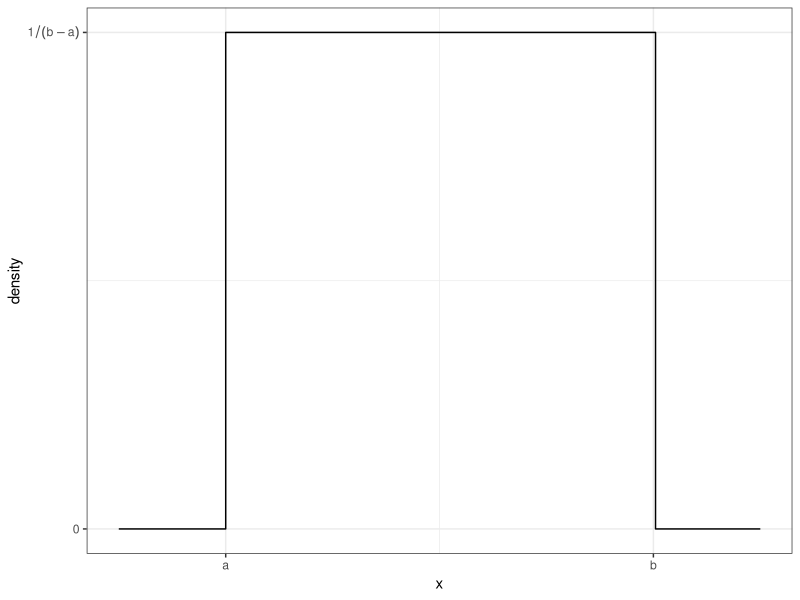
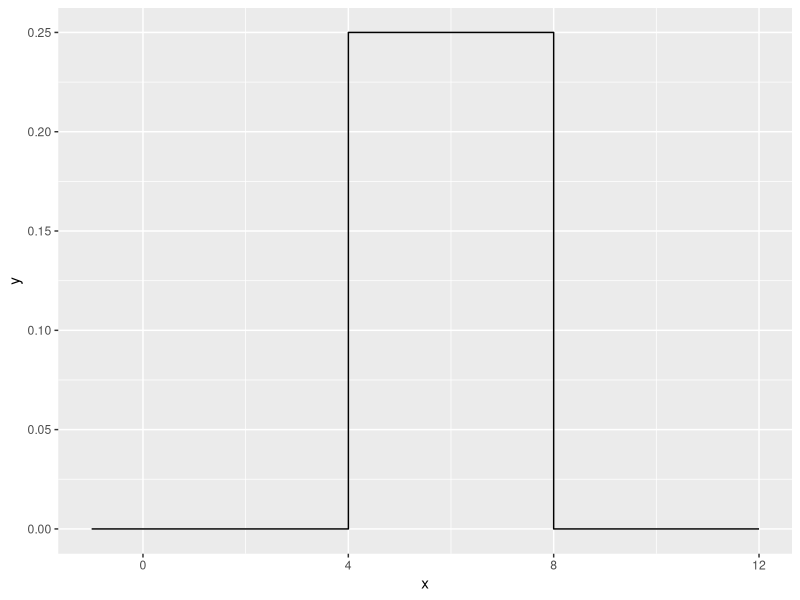
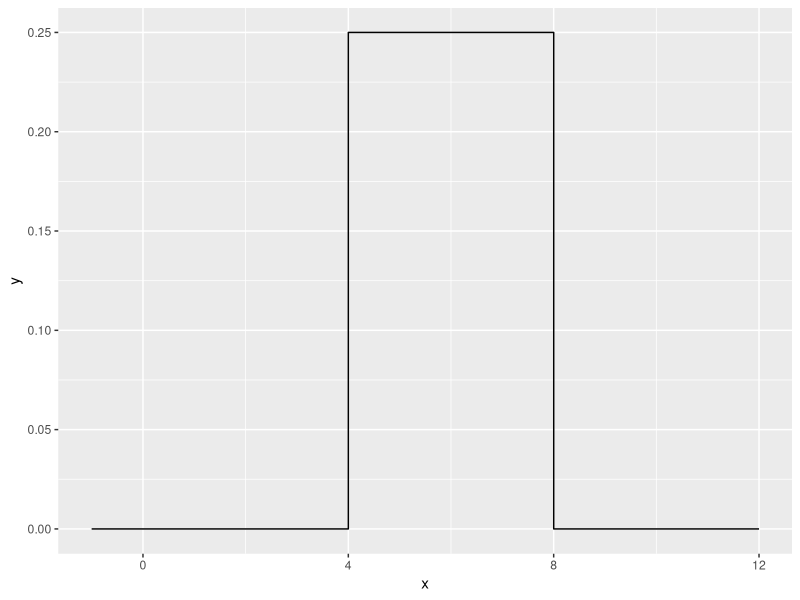
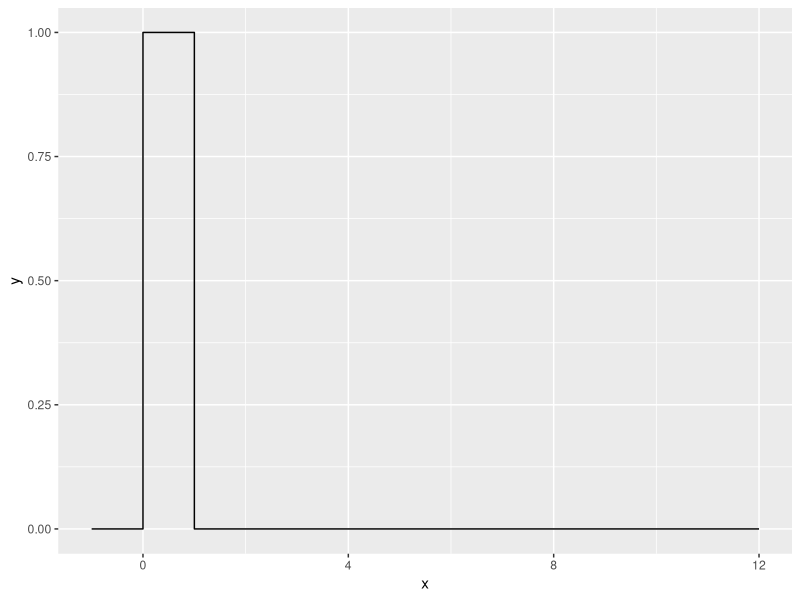
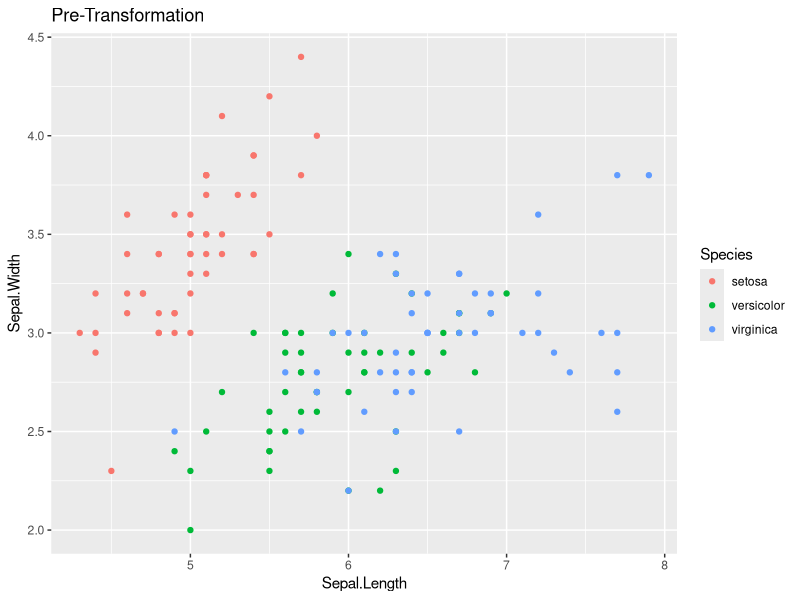
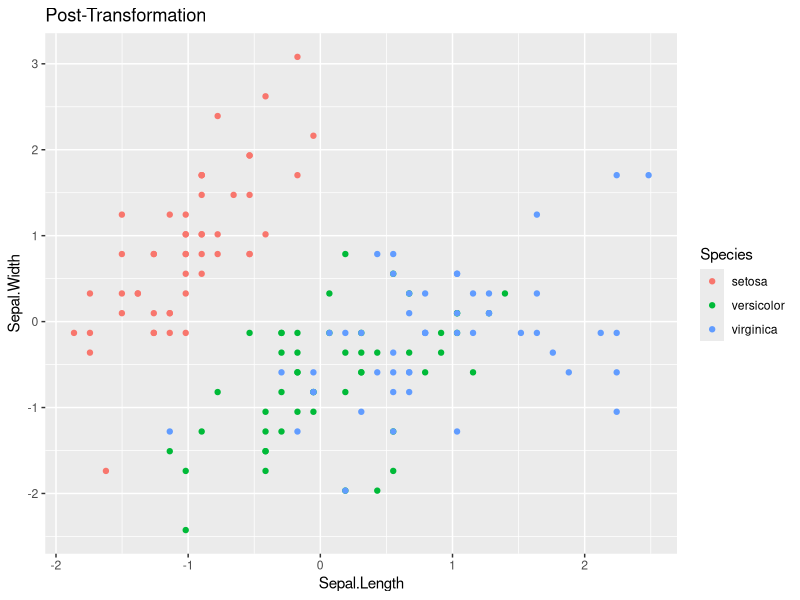
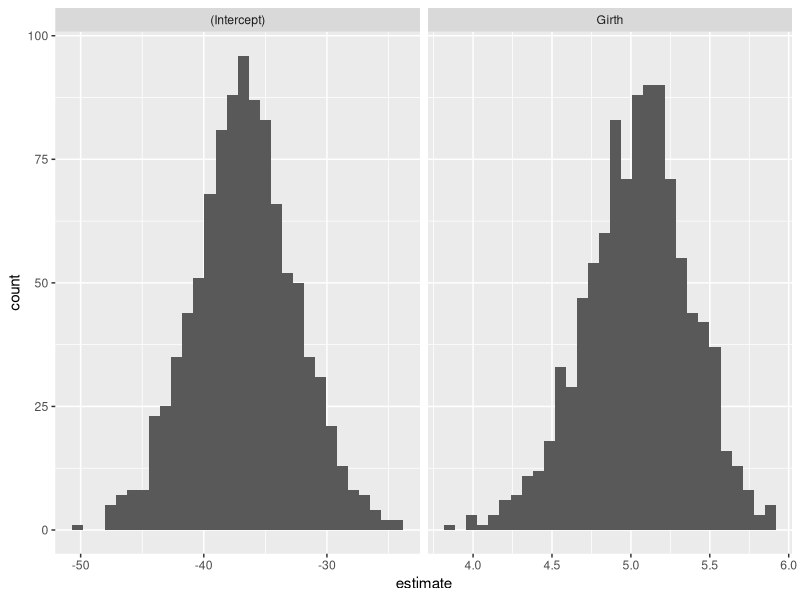

The R source for these figures, in order:
## ---- chunk 1
library(tidyverse)
library(microbenchmark)
## ---- chunk 2
library(ggplot2) 
library(dplyr) 
data <- data.frame(x = seq(-.25,1.25, length=301)) 
data <- data %>% mutate( y = dunif(x,0,1) ) 
ggplot(data, aes(x=x, y=y)) +
  geom_step() +   # geom_step is similar to geom_line() but for step functions
  scale_x_continuous( breaks=c(0,1), labels=c('a','b') ) +
  scale_y_continuous( breaks=c(0,1), labels=c(0,expression(1 / (b-a) )) ) +
  labs(y='density') + theme_bw()
## ---- chunk 3
duniform <- function(x,a,b){
  aw <- ifelse(x >= a & x <= b, 1/(b - a), 0)
  return(aw)
}
a <- 5
b <- 10
x.1 <- 0
x.2 <- 7.5
x.3 <- 15
duniform(x.1,5,10) #x less than A
duniform(x.2,5,10) #x between a and b
duniform(x.3,5,10) #x larger than b
## ---- chunk 4
duniform <- function(x, a, b){
  output <- NULL
  for( i in 1:length(x) ){
    if( x[i] > a & x[i] < b ){  
     output[i] <- 1/(b-a)  
    }else{
     output[i] <- 0 
    }
  }
  return(output)
}
## ---- chunk 5
data.frame(x = seq(-1, 12, by = 0.001)) %>%
  mutate(y = duniform(x, 4, 8)) %>%
  ggplot(aes(x = x, y = y)) +
  geom_step()
## ---- chunk 6
microbenchmark::microbenchmark( duniform( seq(-4,12,by=.0001), 4, 8), times=100)
## ---- chunk 7
duniform <- function(x, a, b) {
 output <- ifelse(x >= a & x <= b, 1 / (b - a), 0)
  return(output)
}

data.frame(x = seq(-1, 12, by = 0.001)) %>%
  mutate(y = duniform(x, 4, 8)) %>%
  ggplot(aes(x = x, y = y)) +
  geom_step()
## ---- chunk 8
microbenchmark::microbenchmark( duniform( seq(-4,12,by=.0001), 4, 8), times=100)
## ---- chunk 9
duniform <- function(x, a=0, b=1) {
 output <- ifelse(x >= a & x <= b, 1 / (b - a), 0)
  return(output)
}

data.frame(x = seq(-1, 12, by = 0.001)) %>%
  mutate(y = duniform(x)) %>%
  ggplot(aes(x = x, y = y)) +
  geom_step()
## ---- chunk 10
standardize <- function(x){
  m <- mean(x)
  sd <- sd(x)
  output <- (x-m)/sd
  return(output)
}
## ---- chunk 11
data( 'iris' )
# Graph the pre-transformed data.
ggplot(iris, aes(x=Sepal.Length, y=Sepal.Width, color=Species)) +
  geom_point() +
  labs(title='Pre-Transformation')

# Standardize all of the numeric columns
# across() selects columns and applies a function to them
# there column select requires a dplyr column select command such
# as starts_with(), contains(), or where().  The where() command
# allows us to use some logical function on the column to decide
# if the function should be applied or not.
iris.z <- iris %>% mutate( across(where(is.numeric), standardize) )

# Graph the post-transformed data.
ggplot(iris.z, aes(x=Sepal.Length, y=Sepal.Width, color=Species)) +
  geom_point() +
  labs(title='Post-Transformation')
## ---- chunk 12
Fizz.Buzz <- function(n){
  output <- NULL
  n.1 <- c(1:n)
  for( i in 1:length(n.1) ){
    if (n.1[i] %% 3 == 0 & n.1[i] %% 5 == 0) {
    output[i] <-  "FizzBuzz"
    }else{
    if (n.1[i] %% 3 == 0) {
    output[i] <- "Fizz"
    }else{
    if (n.1[i] %% 5 == 0) {
    output[i] <- "Buzz"
    }
    else{output[i] <- n.1[i]  }
    }
      }
        }
  return(output)
}

Fizz.Buzz(30)
## ---- chunk 13
#' Calculate bootstrap CI for an lm object
#' 
#' @param model
#' @param N
boot.lm <- function(model, N=1000){
  og.data    <- model$model  # Extract the original data
  formula <- model$terms  # and model formula used

  # Start the output data frame with the full sample statistic
  output <- broom::tidy(model) %>% 
    select(term, estimate) %>% 
    pivot_wider(names_from=term, values_from=estimate)

  for( i in 1:N ){
    data <- og.data %>% sample_frac( replace=TRUE )
    model.boot <- lm( formula, data=data)
    coefs <- broom::tidy(model.boot) %>% 
      select(term, estimate) %>% 
      pivot_wider(names_from=term, values_from=estimate)
    output <- output %>% rbind( coefs )
  }  
  
  return(output)
}

# Run the function on a model
m <- lm( Volume ~ Girth, data=trees )
boot.dist <- boot.lm(m)

# If boot.lm() works, then the following produces a nice graph
boot.dist %>% gather('term','estimate') %>% 
  ggplot( aes(x=estimate) ) + 
  geom_histogram() + 
  facet_grid(.~term, scales='free')
